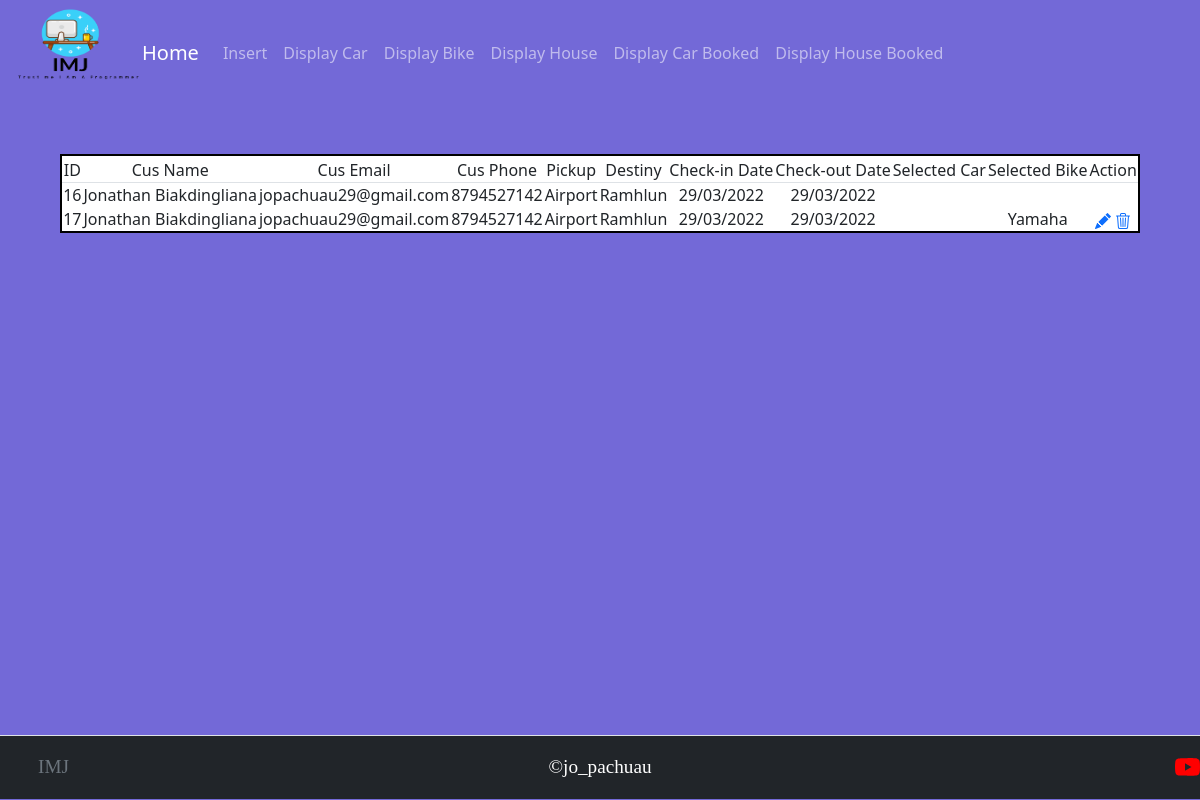
Page /admin/display_vehical_booked.php on the committed database.
### tables this page shows
CREATE TABLE `booked` (
  `cus_id` int(11) NOT NULL,
  `cus_name` varchar(50) NOT NULL,
  `cus_email` varchar(100) NOT NULL,
  `cus_phone` text NOT NULL,
  `pickup` varchar(100) NOT NULL,
  `destiny` varchar(100) NOT NULL,
  `check_in_date` varchar(10) NOT NULL,
  `check_out_date` varchar(10) NOT NULL,
  `selected_car` varchar(100) NOT NULL,
  `selected_bike` varchar(100) NOT NULL
);

### admin/display_vehical_booked.php (the view, shortened to what this page needs)
<html>
<?php include 'db/dbcon.php';
include 'partials/header.php' ?>
<body>
    <div class="table-wrapper">
        <table style="border-color: black; border-width:2px;width 90%; border-style:solid; background-color:white;" border="2" cellspacing="4" align="center">
            <thead class="border">
                <td style="border-left:2px solid black;">
                    <tr class="table-border" style="border-left:2px solid black;">
                        <td style="text-align: center" ;>ID</td>
                        <td style="text-align: center" ;>Cus Name</td>
                        <td style="text-align: center" ;>Cus Email</td>
                        <td style="text-align: center" ;> Cus Phone</td>
                        <td style="text-align: center" ;>Pickup</td>
                        <td style="text-align: center" ;>Destiny</td>
                        <td style="text-align: center" ;>Check-in Date</td>
                        <td style="text-align: center" ;>Check-out Date</td>
                        <td style="text-align: center" ;>Selected Car</td>
                        <td style="text-align: center" ;>Selected Bike</td>
                        <td style="text-align: center" ;>Action</td>
                    </tr>
            </thead>
            <tbody class="table-border" style="border-left:2px solid black;">
                <?php
                $sql = 'select cus_id,cus_name, cus_email, cus_phone, pickup,destiny,check_in_date,check_out_date,selected_car,selected_bike from booked';
                $res = mysqli_query($con, $sql);
                if ($res->num_rows > 0) {
                    while ($row = mysqli_fetch_array($res)) {
                        echo "<tr style='1px solid black;'>";
                        echo "<td style='text-align: center';>" . $row[0] . "</td>";
                        echo "<td style='text-align: center';>" . $row[1] . "</td>";
                        echo "<td style='text-align: center';>" . $row[2] . "</td>";
                        echo "<td style='text-align: center';>" . $row[3] . "</td>";
                        echo "<td style='text-align: center';>" . $row[4] . "</td>";
                        echo "<td style='text-align: center';>" . $row[5] . "</td>";
                        echo "<td style='text-align: center';>" . $row[6] . "</td>";
                        echo "<td style='text-align: center';>" . $row[7] . "</td>";
                        echo "<td style='text-align: center';>" . $row[8] . "</td>";
                        echo "<td style='text-align: center';>" . $row[9] . "</td>";
                    }
                ?>
                    <td style='text-align: center;color:white' ;> <a href='/admin/car_update.php?id=<?php echo $row[0]; ?>'></a>
                        <a href='/Rental Management/admin/delete_car.php?id=<?php echo $row[0]; ?>'></a>
                    </td>
                <?php
                } else {
                    echo 'No Record Found';
                }
                echo '</tr>';
                echo '</table>';
                echo '</div>';
                include 'partials/footer.php';
                ?>
</body>
</html>

### admin/display_vehical_booked.php (style rules this page uses)
body { background-color: rgb(115, 105, 215); background-repeat: no-repeat; background-size: 110% 110%; }

### rows in the picture
booked: cus_id "16", cus_name "Jonathan Biakdingliana", cus_email "jopachuau29@gmail.com", cus_phone "8794527142", pickup "Airport", destiny "Ramhlun", check_in_date "29/03/2022", check_out_date "29/03/2022"
booked: cus_id "17", cus_name "Jonathan Biakdingliana", cus_email "jopachuau29@gmail.com", cus_phone "8794527142", pickup "Airport", destiny "Ramhlun", check_in_date "29/03/2022", check_out_date "29/03/2022", selected_bike "Yamaha"
